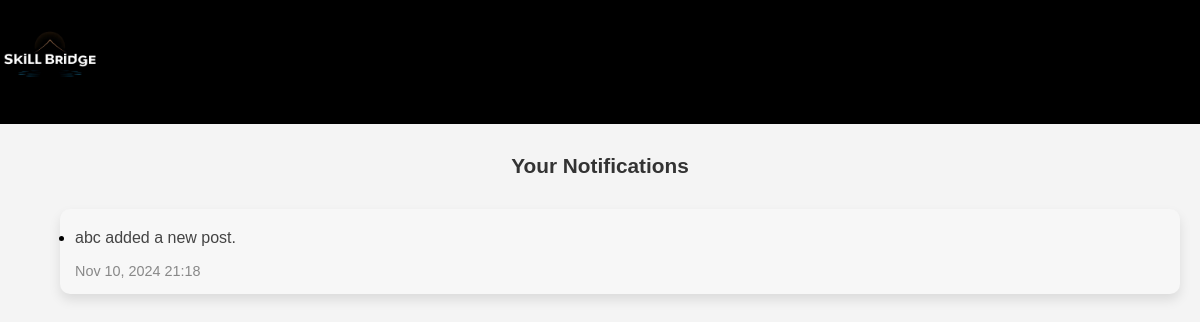
The page /notifications/ (signed in) on the database as committed earlier.
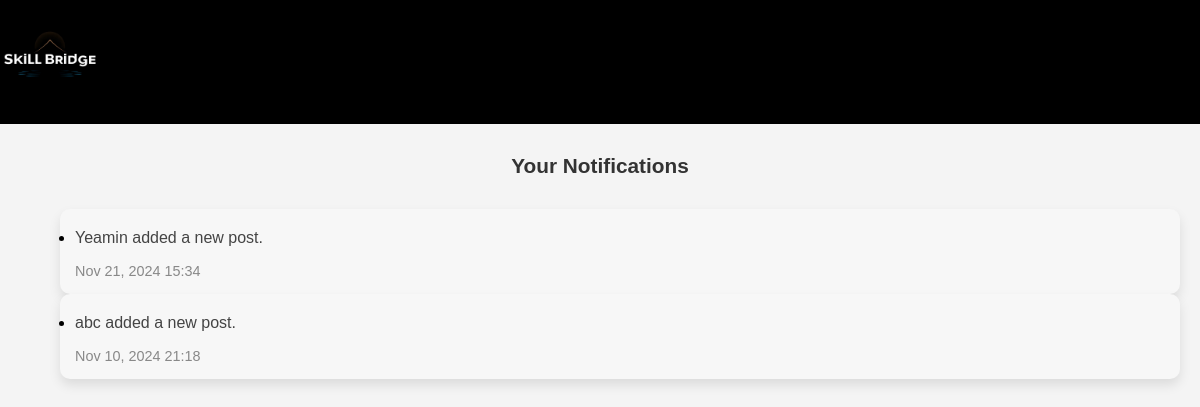
The same page on the database as committed later.
### community/models.py (models this page shows, shortened)
class Notification(models.Model):
    user = models.ForeignKey(User, on_delete=models.CASCADE, related_name='notifications')
    notification = models.TextField()
    timestamp = models.DateTimeField(auto_now_add=True)

### community/views.py (the view)
# urls.py: path('notifications/', views.notifications, name='notifications'),
@login_required
def notifications(request):
    user_notifications = request.user.notifications.order_by('-timestamp')
    return render(request, 'notifications.html', {'notifications': user_notifications})

### templates/notifications.html (shortened to what this page needs)
{% load static %}
<!DOCTYPE html>
<html lang="en">
<head>
</head>
<body>
    <div class="header">
        <img src="{% static 'media/mainlogo.jpg' %}" alt="SKILL Logo">
    </div>
    <div class="notifications-section">
            <h2>Your Notifications</h2>
            <div class="notifications-grid">
                {% if notifications %}
                    <ul>
                        {% for notification in notifications %}
                        <div class="notification-card">
                            <li>
                                <p>{{ notification.notification }}</p>
                                <small>{{ notification.timestamp|date:"M d, Y H:i" }}</small>
                            </li>
                        </div>
                        {% endfor %}
                    </ul>
                {% else %}
                    <p>No notifications yet.</p>
                {% endif %}
            </div>
    </div>
</body>
</html>

Rows that differ between the two databases and show on the page:
added Notification: notification "Yeamin added a new post.", timestamp "Nov 21, 2024 15:34"
